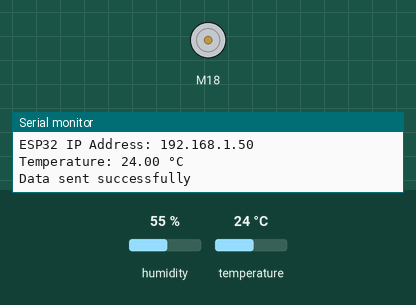
A sketch run on a simulated ESP32. Shown: DC motor (green arrow = forward, orange = backward, longer = faster), the last lines printed to the serial monitor. Inputs (shaded band) come from the test bench; at power-on: temperature 24 °C, humidity 55 %. WiFi joins after 1.5 s; servers stay silent unless stated; uploads are accepted with an empty reply.

Above: at 3.2 s.
3.3 s: temperature set to 29.4 °C
5.6 s: temperature set to 30.5 °C
At 8.0 s:
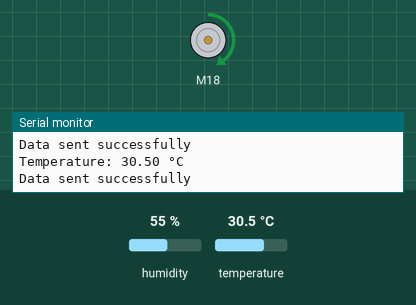
8.3 s: temperature set to 31.3 °C
At 10.1 s:
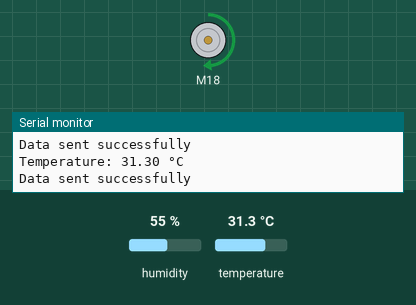
10.7 s: temperature set to 32.6 °C
At 12.2 s:
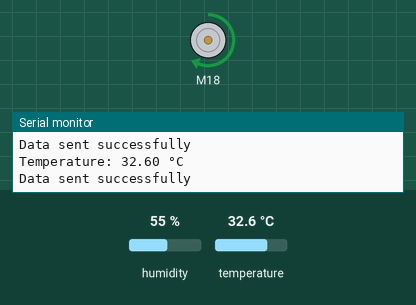
13.1 s: temperature set to 33 °C
At 15.2 s:
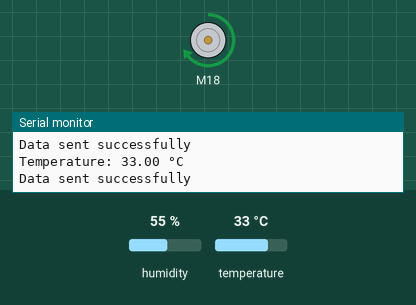
15.5 s: temperature set to 12 °C
At 17.5 s:
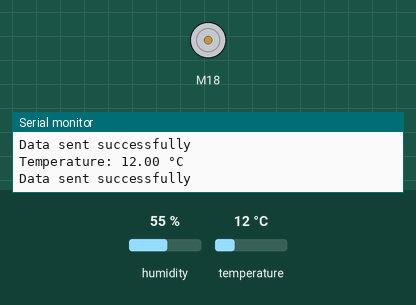
Timing chart, 0 to 18.9 s (numbered marks = the images above; inputs shaded):
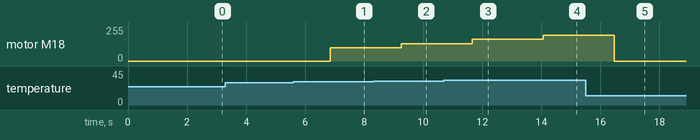

The sketch:

Arduino_code.ino
```cpp
#include <L298N.h>
#include <DHT.h>
#include <WiFi.h>
#include <WebServer.h>
#include <HTTPClient.h>

const unsigned int IN1 = 18;
const unsigned int IN2 = 19;
const unsigned int EN = 5;
const unsigned int DHTPIN = 15; // Pin where the DHT22 is connected
#define DHTTYPE DHT22 // Define sensor type

L298N motor(EN, IN1, IN2);
DHT dht(DHTPIN, DHTTYPE);

// Speed limits based on temperature (adjust as needed)
const int MIN_TEMP = 30; // Minimum temperature for motor to start
const int MAX_TEMP = 35; // Maximum temperature for max speed
const int MIN_SPEED = 100; // Minimum motor speed
const int MAX_SPEED = 255; // Maximum motor speed

// WiFi credentials
const char* ssid = "SK's REALME 7";
const char* password = "realme 7";

// Create a WebServer object on port 80
WebServer server(80);

// Variables to store temperature and motor speed
float temperature = 0.0;
float motor_speed = 0.0;

// Function to send data to the server
void sendDataToServer(float temperature, float motor_speed) {
  String serverName = "http://192.168.247.214/store_data.php?temperature=" + String(temperature) + "&motor_speed=" + String(motor_speed);

  if (WiFi.status() == WL_CONNECTED) { // Check WiFi connection
    HTTPClient http;
    http.begin(serverName); // Start HTTP request

    // Send GET request
    int httpResponseCode = http.GET();

    // Check response
    if (httpResponseCode > 0) {
      String response = http.getString();
      Serial.println("Data sent successfully");
      Serial.println(response);
    } else {
      Serial.print("Error sending data: ");
      Serial.println(httpResponseCode);
    }

    // End connection
    http.end();
  } else {
    Serial.println("WiFi Disconnected");
  }
}

void handleRoot() {
  String html = "<html><body>";
  html += "<h1>ESP32 Motor Controller</h1>";
  html += "<p>Temperature: " + String(temperature) + " °C</p>";
  html += "<p>Motor Speed: " + String(motor_speed) + "</p>";
  html += "</body></html>";
  server.send(200, "text/html", html);
}

void setup() {
  // Start serial communication for debugging
  Serial.begin(9600);

  // Initialize DHT sensor
  dht.begin();

  // Set initial motor speed
  motor.setSpeed(70);

  // Connect to Wi-Fi
  WiFi.begin(ssid, password);
  while (WiFi.status() != WL_CONNECTED) {
    delay(1000);
    Serial.println("Connecting to WiFi...");
  }
  Serial.println("Connected to WiFi");
  Serial.print("ESP32 IP Address: ");
  Serial.println(WiFi.localIP());

  // Define root route and bind it to the handleRoot function
  server.on("/", handleRoot);

  // Start the server
  server.begin();
}

void loop() {
  // Handle client requests
  server.handleClient();

  // Read the temperature from DHT22 sensor
  temperature = dht.readTemperature();

  // Check if the reading is valid
  if (isnan(temperature)) {
    Serial.println("Failed to read from DHT sensor!");
    return;
  }

  // Print temperature to Serial Monitor
  Serial.print("Temperature: ");
  Serial.print(temperature);
  Serial.println(" °C");

  // Adjust motor speed based on temperature
  motor_speed = map(temperature, MIN_TEMP, MAX_TEMP, MIN_SPEED, MAX_SPEED);
  motor_speed = constrain(motor_speed, MIN_SPEED, MAX_SPEED); // Constrain speed within range

  // Set motor speed
  motor.setSpeed(motor_speed);

  // Run motor forward if temperature is above minimum threshold
  if (temperature >= MIN_TEMP) {
    motor.forward();
  } else {
    motor.stop();
  }

  // Send real-time data to the server
  sendDataToServer(temperature, motor_speed);

  delay(1000); // Wait for 1 second before next reading
}
```

Measured:
- the behaviour switches between 29.9 and 30 °C on temperature (found by bisection; images 0 and 1)
- after the input at 5.6 s, motor M18: stopped → forward 100/255 after 1.3 s
- after the input at 8.3 s, motor M18: forward 100/255 → forward 131/255 after 0.96 s
- after the input at 10.7 s, motor M18: forward 131/255 → forward 162/255 after 0.96 s
- after the input at 13.1 s, motor M18: forward 162/255 → forward 193/255 after 0.97 s
- after the input at 15.5 s, motor M18: forward 193/255 → stopped after 0.98 s
